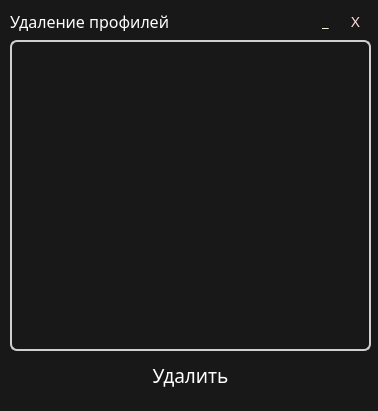
<?xml version="1.0" encoding="UTF-8"?>
<ui version="4.0">
 <class>ProfileDeleteWindow</class>
 <widget class="QMainWindow" name="ProfileDeleteWindow">
  <property name="geometry">
   <rect>
    <x>0</x>
    <y>0</y>
    <width>378</width>
    <height>411</height>
   </rect>
  </property>
  <property name="windowTitle">
   <string>Удаление профиля</string>
  </property>
  <property name="windowIcon">
   <iconset>
    <normaloff>:/resources/logo.ico</normaloff>:/resources/logo.ico</iconset>
  </property>
  <property name="styleSheet">
   <string notr="true">QWidget {
	color: white;
	font-family: Rubik;
	background-color: #181818
}

QLineEdit {
	border: 2px solid #cfcfcf;
	border-radius: 4px;
}

QPushButton {
    background-color: transparent;
	border: none;
 	border-collapse: separate;
	border-radius: 5px;
}

QPushButton:hover {
    background-color: #999;
}

QPushButton:pressed {
    background-color: #666;
}

QListWidget {
	border: 2px solid #cfcfcf;
	border-radius: 7px;
}</string>
  </property>
  <widget class="QWidget" name="centralwidget">
   <widget class="QListWidget" name="listWidget">
    <property name="geometry">
     <rect>
      <x>10</x>
      <y>40</y>
      <width>361</width>
      <height>311</height>
     </rect>
    </property>
   </widget>
   <widget class="QPushButton" name="deleteProfileButton">
    <property name="geometry">
     <rect>
      <x>130</x>
      <y>360</y>
      <width>121</width>
      <height>31</height>
     </rect>
    </property>
    <property name="font">
     <font>
      <family>Rubik</family>
      <pointsize>14</pointsize>
     </font>
    </property>
    <property name="styleSheet">
     <string notr="true">border-radius: 7px;</string>
    </property>
    <property name="text">
     <string>Удалить</string>
    </property>
   </widget>
   <widget class="QPushButton" name="closeButton">
    <property name="geometry">
     <rect>
      <x>340</x>
      <y>10</y>
      <width>31</width>
      <height>21</height>
     </rect>
    </property>
    <property name="font">
     <font>
      <family>Rubik</family>
      <pointsize>11</pointsize>
     </font>
    </property>
    <property name="styleSheet">
     <string notr="true">color: #ffdbdc;</string>
    </property>
    <property name="text">
     <string>X</string>
    </property>
   </widget>
   <widget class="QPushButton" name="minimizeButton">
    <property name="geometry">
     <rect>
      <x>310</x>
      <y>10</y>
      <width>31</width>
      <height>21</height>
     </rect>
    </property>
    <property name="font">
     <font>
      <family>Rubik</family>
      <pointsize>11</pointsize>
     </font>
    </property>
    <property name="styleSheet">
     <string notr="true">color: #fffde0;</string>
    </property>
    <property name="text">
     <string>_</string>
    </property>
   </widget>
   <widget class="QLabel" name="title">
    <property name="geometry">
     <rect>
      <x>10</x>
      <y>10</y>
      <width>161</width>
      <height>21</height>
     </rect>
    </property>
    <property name="font">
     <font>
      <family>Rubik</family>
      <pointsize>12</pointsize>
      <weight>50</weight>
      <bold>false</bold>
     </font>
    </property>
    <property name="mouseTracking">
     <bool>false</bool>
    </property>
    <property name="layoutDirection">
     <enum>Qt::LeftToRight</enum>
    </property>
    <property name="styleSheet">
     <string notr="true">QLabel {
	color: #fefefe;
}</string>
    </property>
    <property name="text">
     <string>&lt;html&gt;&lt;head/&gt;&lt;body&gt;&lt;p&gt;Удаление профилей&lt;/p&gt;&lt;/body&gt;&lt;/html&gt;</string>
    </property>
   </widget>
  </widget>
  <widget class="QStatusBar" name="statusbar"/>
 </widget>
 <resources/>
 <connections/>
</ui>
